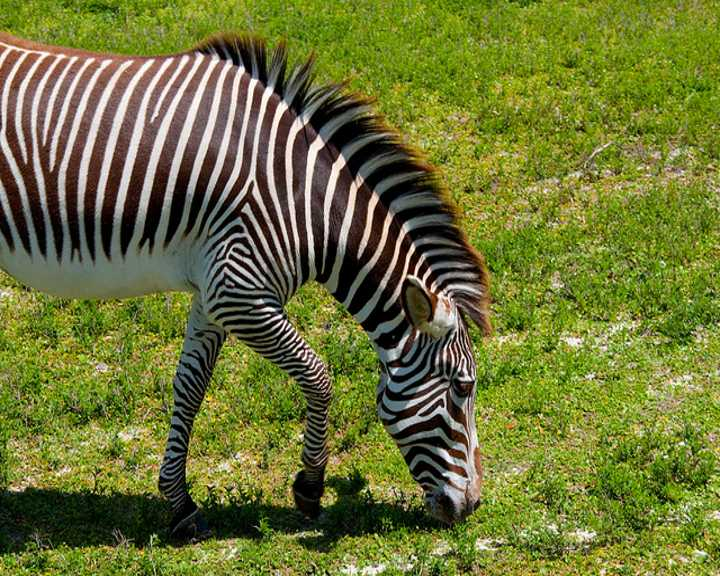
#> input picture notebooks/input/000000000034.jpg, 720 x 576 px; its folder holds only this picture in this run
$ jupyter execute --allow-errors 'Tearing generation.ipynb'
#> lines starting #> are read from the running program, lines starting #| are printed output that depends on the picture
# Image tearing

Aussi appelé shearing, ou plus communément skewing

**Pour reproduire l'effet de tearing VHS, nous allons effectuer:**

- selection d'une bande sur l'image de base
- skewing de la bande
- remise de la bande à taille de l'image
- fusion de la bande à l'image

**Pour lancer directement le pipeline :** [ancre](#Pipeline-final)

[cell 1]
import os
import sys
import random
from PIL import Image, ImageFilter, ImageTransform

[cell 2]
DATASET_PATH = os.path.join(os.getcwd(), "input")
IMG_PATH  = os.path.join(os.getcwd(), "input", "1.jpg")
random.seed(42)

*Fonction de skewing*

[cell 3]
def _skewX(img):
    width, height = img.size
    m = random.randint(2, 8)/10
    xshift = abs(m) * width
    new_width = width + int(round(xshift))
    x1 = img.size[0]
    img = img.transform((new_width, height), Image.AFFINE, (1, m, -xshift if m > 0 else 0, 0, 1, 0), Image.BICUBIC)
    x2 = img.size[0]
    xDifference = x2 - x1
    return img, xDifference

*Fonction de crop de la box skewed trop grande pour être fusionnée avec l'image de base*

Il faut enlever la différence entre image de base et la skewed pour retrouver la taille normale.
On enlève la majeur partie à gauche de l'image (car le skew se fait vers la droite) et le reste à droite.

[cell 4]
def _cropSkewed(img, xDifference):
    x1 = (95*xDifference)/100
    y1 = 0
    x2 = img.width - (5*xDifference)/100
    y2 = img.height
    box = (x1, y1, x2, y2)
    cropped = img.crop(box)
    display(img)
    display(cropped)
    return cropped

*Fonction de création d'une box*

[cell 5]
def _createBoxRandom(img):
    width, height = img.size
    x1 = 0
    y1 = random.randint(0, height)
    x2 = width
    y2 = y1 + random.randint(2, 6)
    box = (x1, y1, x2, y2)
    return (box)

# Exemples

**Image de base**

#> (a cell that did not finish here is left out)

**Skew test**

#> (a cell that did not finish here is left out)

## Condition réelle

**Crop un morceau de l'image**

#> (a cell that did not finish here is left out)

**Skewing**

#> (a cell that did not finish here is left out)

**Crop du skew**

#> (a cell that did not finish here is left out)

**Paste le crop avec l'image de base**

#> (a cell that did not finish here is left out)

# Pipeline final

**Setup**

[cell 12]
import os
import sys
import random
from PIL import Image, ImageFilter, ImageTransform

### DATASET_PATH définit le dossier où chercher les images d'input
DATASET_PATH = os.path.join(os.getcwd(), "input")
random.seed(42)

def _skewX(img):
    width, height = img.size
    m = random.randint(4, 10)/10
    xshift = abs(m) * width
    new_width = width + int(round(xshift))
    x1 = img.size[0]
    img = img.transform((new_width, height), Image.AFFINE, (1, m, -xshift if m > 0 else 0, 0, 1, 0), Image.BICUBIC)
    x2 = img.size[0]
    xDifference = x2 - x1
    return img, xDifference

def _cropSkewed(img, xDifference):
    x1 = (95*xDifference)/100
    y1 = 0
    x2 = img.width - (5*xDifference)/100
    y2 = img.height
    box = (x1, y1, x2, y2)
    cropped = img.crop(box)
    return cropped

def _createBoxRandom(img):
    width, height = img.size
    x1 = 0
    y1 = random.randint(0, height)
    x2 = width
    y2 = y1 + random.randint(5, 10)
    box = (x1, y1, x2, y2)
    return (box)

def _rotate(img, name):
    # Rotate et remet au format VHS
    img = img.transpose(method=Image.TRANSPOSE)
    img = img.resize((720, 576), Image.LANCZOS)
    img = _process(img)
    img.save('output/' + name + '_tearing_rotate.jpg')
#     display(img)

def _mirror(img, name):
    # Mirror l'image
    img = img.transpose(method=Image.FLIP_LEFT_RIGHT)
    img = _process(img)
    img.save('output/' + name + '_tearing_mirror.jpg')
#     display(img)

def _normal(img, name):
    # Skew sans changer l'image de base
    img = _process(img)
    img.save('output/' + name + '_tearing.jpg')
#     display(img)

def _process(img):
    """
     - selection d'une bande sur l'image de base
     - skewing de la bande
     - remise de la bande à taille de l'image
     - fusion de la bande à l'image
    """
    boxOnImage = _createBoxRandom(img)
    crop = img.crop(boxOnImage)
    skewed, xDifference = _skewX(crop)
    croppedSkewed = _cropSkewed(skewed, xDifference)
    x1, y1, x2, y2 = boxOnImage
    img.paste(croppedSkewed, (x1, y1))
    return img

def skewPipeline(img_path, name):
    baseImg = Image.open(img_path)
    # Il faut laisser _normal en dernier, parce qu'elle écrase l'image de base, pour une raison inconnue
    _mirror(baseImg, name)
    _rotate(baseImg, name)
    _normal(baseImg, name)

**Pipeline**

[cell 13]
for file in os.listdir(DATASET_PATH):
    if(file.__contains__('.jpg')):
        name = file.split('.')[0]
#> name = '000000000034'
        IMG_PATH = os.path.join(DATASET_PATH, file)
        skewPipeline(IMG_PATH, name)
#> in skewPipeline, baseImg is the input picture: PIL image 720x576 RGB; mean R, G, B 109.6, 116.3, 54.3
#> in _mirror, `img = img.transpose(method=Image.FLIP_LEFT_RIGHT)`:
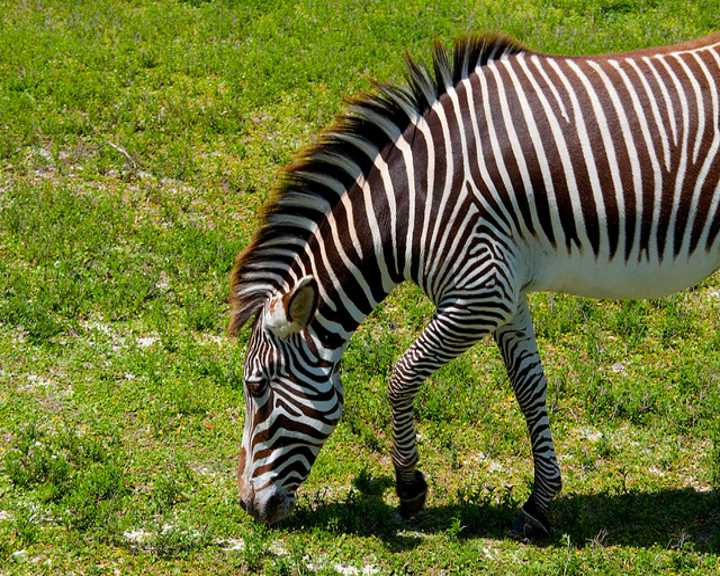
#> img: PIL image 720x576 RGB; mean R, G, B 109.6, 116.3, 54.3
#> in _process, `boxOnImage = _createBoxRandom(img)`: boxOnImage = (0, 114, 720, 119)
#> in _process, `skewed, xDifference = _skewX(crop)`: xDifference = 648
#> in _cropSkewed, `x1 = (95*xDifference)/100`: x1 = 615.6
#> in _cropSkewed, `x2 = img.width - (5*xDifference)/100`: x2 = 1335.6
#> in _cropSkewed, `box = (x1, y1, x2, y2)`: box = (615.6, 0, 1335.6, 5)
#> in _process, `x1, y1, x2, y2 = boxOnImage`: x1 = 0; y1 = 114; x2 = 720; y2 = 119
#> in _rotate, `img = img.transpose(method=Image.TRANSPOSE)`:
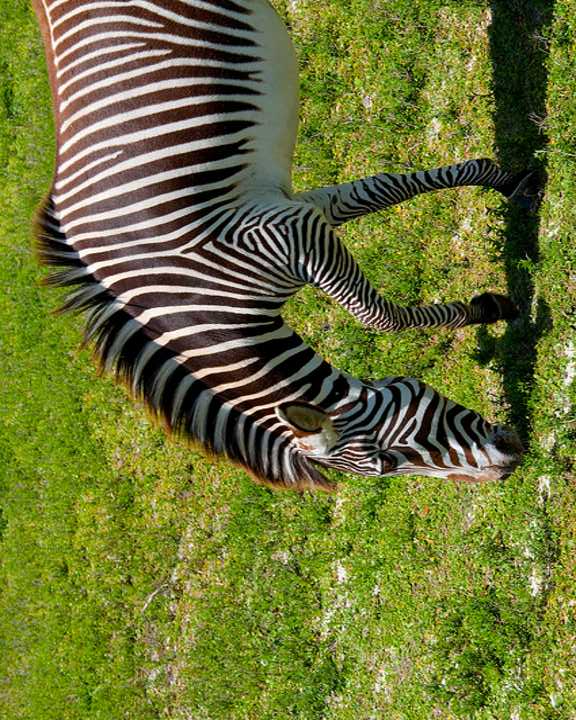
#> img: PIL image 576x720 RGB; mean R, G, B 109.6, 116.3, 54.3
#> in _rotate, `img = img.resize((720, 576), Image.LANCZOS)`:
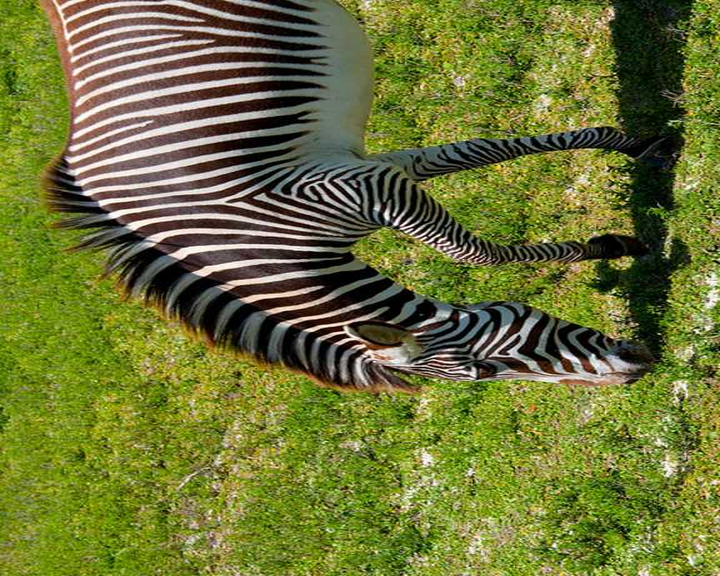
#> img: PIL image 720x576 RGB; mean R, G, B 109.6, 116.3, 54.5
